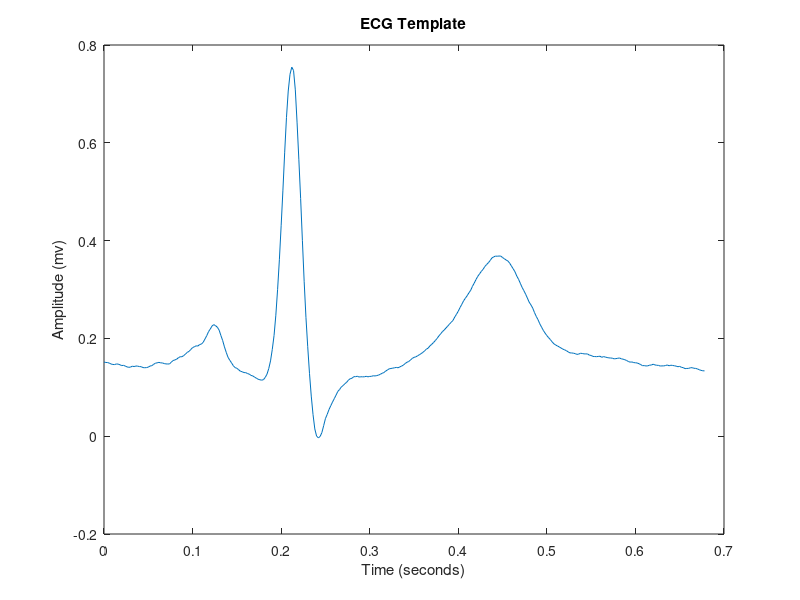
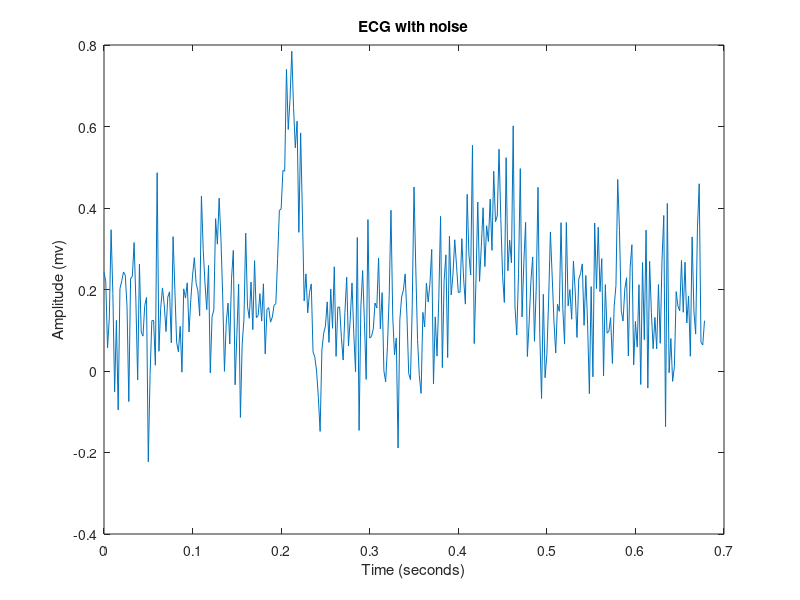

Source code (MATLAB) for these figures, in order: (Note: this script raises an error after producing the figures.)
close all;
load("ECG_template.mat");

fs = 500;  % Sampling frequency = 500 Hz
T = 1/fs;  % T= Sampling period

num_points = size(ECG_template, 2);
time_axis = linspace(0, T * (num_points-1), num_points);  %time axis from the frequency

figure;
plot(time_axis, ECG_template);
xlabel('Time (seconds)');
ylabel('Amplitude (mv)');
title('ECG Template');

%---------------Noisy ECG---------------------------------

snr = 5; %signal-noise ratio in decible
nECG = awgn(ECG_template,snr,'measured');

figure;
plot(time_axis, nECG);
xlabel('Time (seconds)');
ylabel('Amplitude (mv)');
title('ECG with noise');

%---------------PSD of Noisy ECG------------------------------------
nfft = num_points;
[pxx_nECG,f_nECG] = periodogram(nECG,window,nfft,fs);

figure;
plot(f_nECG, 10*log10(pxx_nECG)); % Plot in dB scale
xlabel('Frequency (Hz)');
ylabel('Power/Frequency (dB/Hz)');
title('Power Spectral Density (PSD) of Noisy ECG');

%----------Moving Average Filter--------------------------------

%------MA(3) filter implementation with a customised script------

ma3ECG_1 = moving_average_filter(3,nECG);
group_delay = 1;  %derivation of group delay is in the report
compensated_time_axis = time_axis(1:end-group_delay);
ma3ECG_1(1:group_delay) = [];

figure;
plot(time_axis, nECG);
hold on;  
plot(compensated_time_axis, ma3ECG_1, 'r');
xlabel('Time (seconds)');
ylabel('Amplitude (mv)');
title('nECG and scripted MA(3)');
legend('nECG', 'ma3ECG_1');
hold off;
grid on;


%------Compare PSDs------

[pxx_ma3,f_ma3] = periodogram(ma3ECG_1,window,nfft,fs);

figure;
plot(f_nECG, 10*log10(pxx_nECG));
hold on;
plot(f_ma3, 10*log10(pxx_ma3),'r');
xlabel('Frequency (Hz)');
ylabel('Power/Frequency (dB/Hz)');
title('Power Spectral Densities (PSDs)');
legend('nECG', 'ma3ECG_1');
hold off;


%----MA(3) filter implementation with the MATLAB built-in function-----
windowSize = 3; 
numerator = (1/windowSize)*ones(1,windowSize);
denominator = 1;

ma3ECG_2 = filter(numerator,denominator,nECG);
delay = mean(grpdelay(numerator, denominator, 500, fs));
compensated_time_axis = time_axis(1:end-delay);
ma3ECG_2_copy = ma3ECG_2;
ma3ECG_2(1:delay) = [];


figure;
plot(compensated_time_axis, ECG_template(1:end-delay), 'b');
hold on;  
plot(compensated_time_axis, nECG(1:end-delay), 'g');
hold on;
plot(compensated_time_axis, ma3ECG_2, 'r' )
xlabel('Time (seconds)');
ylabel('Amplitude (mv)');
title('ECG_template, nECG and comp. MA(3)');
legend('Template','nECG', 'ma3ECG_2');
hold off;

%------- FVT tool ----------------------------
fvtool(numerator,denominator);

% for the MA(10)-----------------------------
windowSize = 10; 
numerator = (1/windowSize)*ones(1,windowSize);
denominator = 1;
fvtool(numerator,denominator);

ma10ECG = filter(numerator,denominator,nECG);
delay = round(mean(grpdelay(numerator, denominator, 500, fs)));
ma10ECG_copy = ma10ECG;

compensated_time_axis = time_axis(1:end-delay);
ma10ECG(1:delay) = [];
ma3ECG_2_copy(1:delay) = [];


figure;
plot(compensated_time_axis, ECG_template(1:end-delay), 'b');
hold on;  
plot(compensated_time_axis, nECG(1:end-delay), 'g');
hold on;
plot(compensated_time_axis, ma3ECG_2_copy, 'r' )
hold on;
plot(compensated_time_axis, ma10ECG, 'm' )
xlabel('Time (seconds)');
ylabel('Amplitude (mv)');
title('ECG_template, nECG and comp. MA(10)');
legend('Template','nECG', 'ma3ECG_2', 'ma3ECG_10');
hold off;


%-------------------Optimum MA(N) filter order-----------------

for windowSize = 1:10
    numerator = (1/windowSize)*ones(1,windowSize);
    denominator = 1;

    filtered_signal = filter(numerator,denominator,nECG);
    delay = round(mean(grpdelay(numerator, denominator, 500, fs)));
    ma10ECG_copy = ma10ECG;

end
